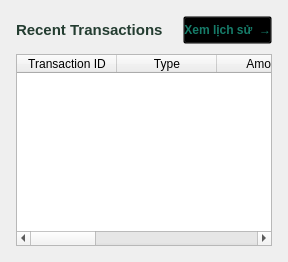
                                <widget class="QFrame" name="recentSection">
                                  <property name="role" stdset="0">
                                    <string>card</string>
                                  </property>
                                  <layout class="QVBoxLayout" name="recentSectionLayout">
                                    <property name="leftMargin">
                                      <number>16</number>
                                    </property>
                                    <property name="topMargin">
                                      <number>16</number>
                                    </property>
                                    <property name="rightMargin">
                                      <number>16</number>
                                    </property>
                                    <property name="bottomMargin">
                                      <number>16</number>
                                    </property>
                                    <property name="spacing">
                                      <number>10</number>
                                    </property>
                                    <item>
                                      <layout class="QHBoxLayout" name="recentHeading" stretch="1,0">
                                        <item>
                                          <widget class="QLabel" name="recentTitle">
                                            <property name="text">
                                              <string>Recent Transactions</string>
                                            </property>
                                            <property name="styleSheet">
                                              <string>font-size:15px;color:#243D31;font-weight:700;background:transparent;</string>
                                            </property>
                                            <property name="wordWrap">
                                              <bool>false</bool>
                                            </property>
                                          </widget>
                                        </item>
                                        <item>
                                          <widget class="QPushButton" name="viewAllButton">
                                            <property name="text">
                                              <string>Xem lịch sử  →</string>
                                            </property>
                                            <property name="styleSheet">
                                              <string>background:transparent;color:#167C69;padding:6px 0px;text-align:right;font-weight:600;</string>
                                            </property>
                                          </widget>
                                        </item>
                                      </layout>
                                    </item>
                                    <item>
                                      <widget class="QTableWidget" name="recentTable">
                                        <property name="rowCount">
                                          <number>0</number>
                                        </property>
                                        <property name="columnCount">
                                          <number>7</number>
                                        </property>
                                        <property name="showGrid">
                                          <bool>false</bool>
                                        </property>
                                        <property name="wordWrap">
                                          <bool>false</bool>
                                        </property>
                                        <property name="editTriggers">
                                          <set>QAbstractItemView::NoEditTriggers</set>
                                        </property>
                                        <property name="selectionBehavior">
                                          <enum>QAbstractItemView::SelectRows</enum>
                                        </property>
                                        <column>
                                          <property name="text">
                                            <string>Transaction ID</string>
                                          </property>
                                        </column>
                                        <column>
                                          <property name="text">
                                            <string>Type</string>
                                          </property>
                                        </column>
                                        <column>
                                          <property name="text">
                                            <string>Amount</string>
                                          </property>
                                        </column>
                                        <column>
                                          <property name="text">
                                            <string>Fraud Score</string>
                                          </property>
                                        </column>
                                        <column>
                                          <property name="text">
                                            <string>Prediction</string>
                                          </property>
                                        </column>
                                        <column>
                                          <property name="text">
                                            <string>Checked By</string>
                                          </property>
                                        </column>
                                        <column>
                                          <property name="text">
                                            <string>Created At</string>
                                          </property>
                                        </column>
                                      </widget>
                                    </item>
                                  </layout>
                                  <property name="styleSheet">
                                    <string>QFrame#recentSection {background:white;border:1px solid #DFE8DF;border-radius:12px;}</string>
                                  </property>
                                </widget>
